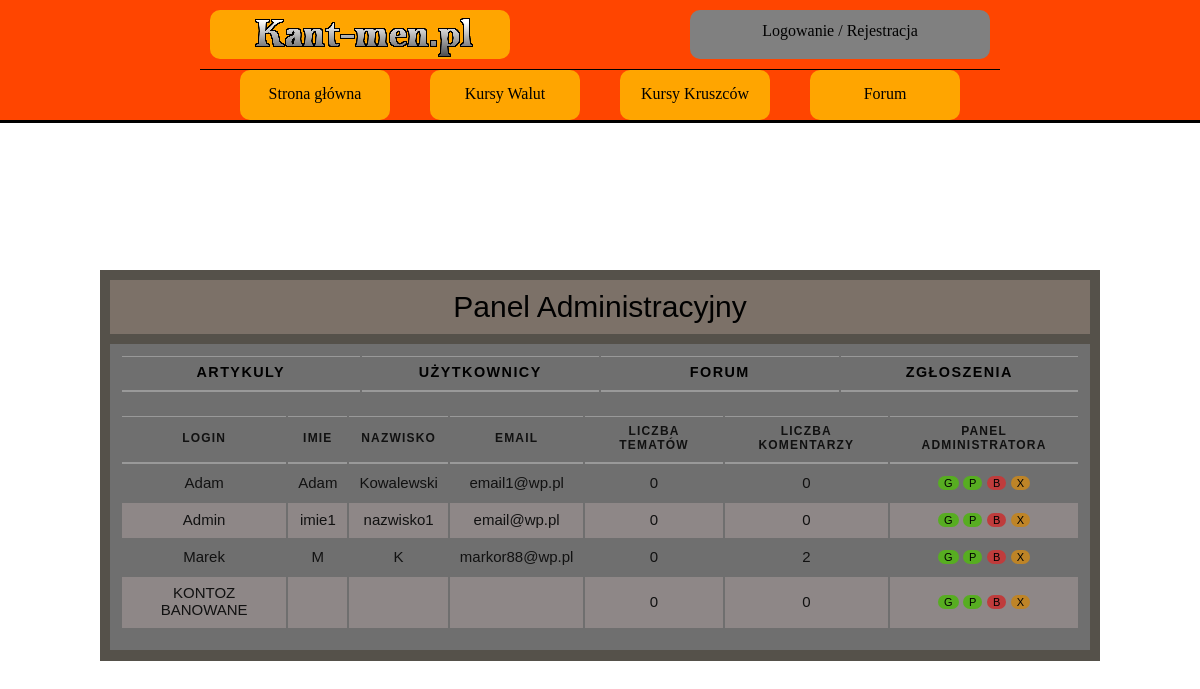
/panel_admin_u.php, run on an earlier commit of the app's database.
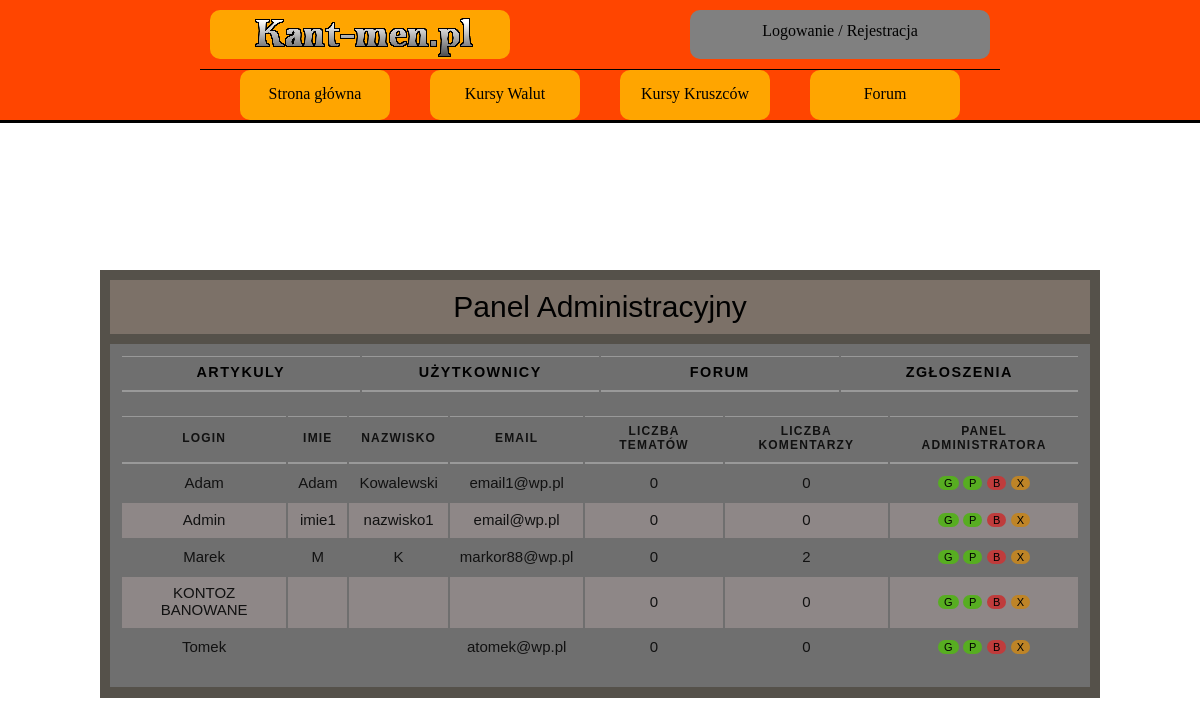
And on a later commit of the database.
### tables this page shows
CREATE TABLE `user` (
  `ID_USER` int(10) NOT NULL,
  `LOGIN` varchar(20) NOT NULL,
  `HASLO` char(255) NOT NULL,
  `IMIE` varchar(50) NOT NULL,
  `NAZWISKO` varchar(50) NOT NULL,
  `EMAIL` varchar(50) NOT NULL,
  `WIEK` int(10) NOT NULL,
  `MIASTO` varchar(50) NOT NULL,
  `KRAJ` varchar(50) NOT NULL,
  `OPIS_PROFILU` text DEFAULT NULL,
  `ZDJECIE` varchar(255) DEFAULT NULL,
  `STW_WATKI` int(10) NOT NULL DEFAULT 0,
  `LICZ_KOMENTARZY` int(10) NOT NULL DEFAULT 0,
  `UPRAWNIENIA` varchar(10) NOT NULL DEFAULT 'USER'
);

### panel_admin_u.php (the view, shortened to what the changed rows need)
<!DOCTYPE HTML>
<html>
<head>
    <link href="CSS/styleGlowne.css" rel="stylesheet" type="text/css">
    <link href="CSS/stylePanelAdmina.css" rel="stylesheet" type="text/css">
</head>
<body>
<main>
    <article class="artykol">
        <section class="sekcja">
            <table>
                <tr>
                    <th class="panel_artykuly">
                        <a href="panel_admin_a.php">Artykuly</a>
                    </th>
                    <th class="panel_uzytkownicy">
                        <a href="panel_admin_u.php">Użytkownicy</a>
                    </th>
                    <th class="panel_forum">
                        <a href="panel_admin_f.php">Forum</a>
                    </th>
                    <th class="panel_zgloszenia">
                        <a href="panel_admin_z_k.php">Zgłoszenia</a>
                    </th>
                </tr>
            </table>
                        <?php
                        require_once "polaczeniezMySQL.php";
                        $polaczenie = @new mysqli($host,$db_user,$db_password,$db_name);
                        if($polaczenie->connect_errno!=0)
                        {
                            echo "Error: ".$polaczenie->connect_errno;
                        }
                        else
                        {
                        $rezultat = $polaczenie->query("SELECT * FROM user");
                        if(!$rezultat)
                        {
                            throw new Exception($polaczenie->error);
                        }
                        else
                        {
                        $iterator = 0;
                        ?>
            <div class="tabliczki">
                <table>
                    <tr>
                        <th class="uzytkownik_wst">Login</th>
                        <th class="uzytkownik_wst">Imie</th>
                        <th class="uzytkownik_wst">Nazwisko</th>
                        <th class="uzytkownik_wst">Email</th>
                        <th class="czas_wstawienia">Liczba tematów</th>
                        <th class="liczba_odwiedzin">Liczba Komentarzy</th>
                        <th class="panel_admin">Panel Administratora</th>
                    </tr>
                        <?php
                        while($row = mysqli_fetch_array($rezultat))
                        {
                            if(($iterator%2)==0)
                        {
                        ?>
                    <tr>
                        <td class="uzytkownik_wst"><?php echo'<a href="profilowe.php?user='.$row['ID_USER'].'">'.$row['LOGIN'].'</a>';?></td>
                        <td class="uzytkownik_wst"><?php echo $row['IMIE'];?></td>
                        <td class="uzytkownik_wst"><?php echo $row['NAZWISKO'];?></td>
                        <td class="uzytkownik_wst"><?php echo $row['EMAIL'];?></td>
                        <td class="czas_wstawienia"><?php echo $row['STW_WATKI'];?></td>
                        <td class="liczba_odwiedzin"><?php echo $row['LICZ_KOMENTARZY'];?></td>
                        <td class="panel_admin">
                            <a><button type="button" class="mute_glowna" name="butt_glowna" method="post">G</button></a>
                            <a><button type="button" class="mute_glowna" name="butt_glowna" method="post">P</button></a>
                            <a><button type="button" class="ban_button" name="butt_ban" method="post">B</button></a>
                            <a ><button type="button" class="del_button" name="butt_del" method="post">X</button></a>
                        </td>
                    </tr>
                    <?php
                    }else{
                        ?>
                    <tr class="codrugi">
                        <td class="uzytkownik_wst"><?php echo'<a href="profilowe.php?user='.$row['ID_USER'].'">'.$row['LOGIN'].'</a>';?></td>
                        <td class="uzytkownik_wst"><?php echo $row['IMIE'];?></td>
                        <td class="uzytkownik_wst"><?php echo $row['NAZWISKO'];?></td>
                        <td class="uzytkownik_wst"><?php echo $row['EMAIL'];?></td>
                        <td class="czas_wstawienia"><?php echo $row['STW_WATKI'];?></td>
                        <td class="liczba_odwiedzin"><?php echo $row['LICZ_KOMENTARZY'];?></td>
                        <td class="panel_admin">
                            <a><button type="button" class="mute_glowna" name="butt_glowna" method="post">G</button></a>
                            <a><button type="button" class="mute_glowna" name="butt_glowna" method="post">P</button></a>
                            <a><button type="button" class="ban_button" name="butt_ban" method="post">B</button></a>
                            <a ><button type="button" class="del_button" name="butt_del" method="post">X</button></a>
                        </td>
                    </tr>
                    <?php
                                            }
                                            $iterator++;
                                        }
                            }
                        }
                                        ?>
                </table>
            </div>
        </section>
    </article>
</main>
</body>
</html>

What changed in the data, as far as the page shows it:
added user: LOGIN "Tomek", EMAIL "atomek@wp.pl", STW_WATKI "0", LICZ_KOMENTARZY "0"
